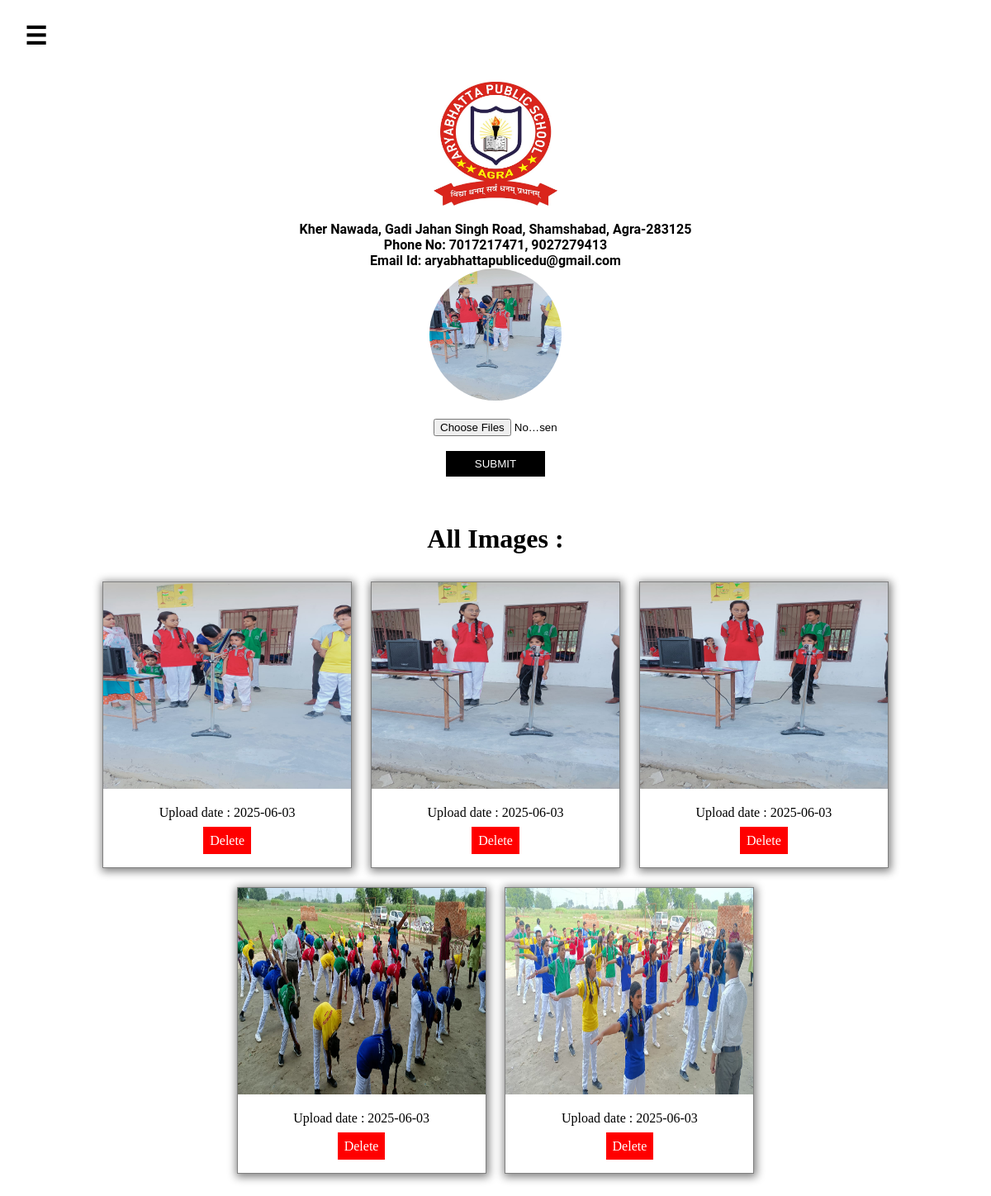
Screenshot of /activities (signed in) with the database file from the repository.
### school_app/models.py (models this page shows)
class activity(models.Model):
    activity=models.ImageField(upload_to='activity/images',default="")
    created_at = models.DateTimeField(auto_now_add=True)

### school_app/views.py (the view)
# urls.py: path("activities",views.Activities_images, name='Activities'),
@login_required(login_url='login')
def Activities_images(request):
    if request.method == 'POST':
        files = request.FILES.getlist('file')
        for file in files:
            new_instance = activity(activity=file)
            new_instance.save()
    top_obj = activity.objects.order_by('-id').first()
    images = activity.objects.order_by('-created_at')
    if(top_obj):
        top_obj = top_obj.activity.url
    context = {
        'images': images,
        'top' : top_obj,
    }
    return render(request, 'admin/activities.html', context)

### templates/admin/activities.html (shortened to what this page needs)
{% extends "admin/adminbase.html" %}
{% load static %}
{% block css %}{% static "addactivities.css" %}{% endblock css %}
{% block body %}
<form action="" method="POST" enctype="multipart/form-data">
    <img src="{{top}}" alt="" id="img">
    <br><br>
    <input type="file" name="file" id="file" multiple required>
    <br><br>
    <input type="submit" value="SUBMIT" id="btn">
</form>
<br><br>
<div class="content">
<h1>
    All Images :
</h1>
<div class="area">
{% for image in images %}
<div class="card">
    <img src="{{ image.activity.url }}" alt="{{ image.description }}" class="responsive-img" id="fetched_img">
    <div class="info">
        <p>Upload date : {{image.created_at|date:"Y-m-d"}}</p>
        <a href="{% url 'deleteActivities' image.id %}">Delete</a>
    </div>
</div>
{% endfor %}
</div>
</div>
{% endblock body %}

### static/addactivities.css (style rules this page uses)
form { text-align: center; }
.content { text-align: center; }
.area { display: flex; flex-wrap: wrap; justify-content: center; margin-top: 20px; }
#img { height: 10rem; width: 10rem; border-radius: 50%; }
#file { width: 150px; }
#btn { background-color: black; border: none; color: white; padding: 8px; width: 120px; }
.card { width: 300px; padding-bottom: 2%; border: 1px solid gray; box-shadow: 1px 2px 10px 2px gray; margin: 1%; float: left; }
.card img { width: 100%; height: 250px; }
.card .info a { text-decoration: none; background-color: red; color: white; padding: 8px; }

### rows the page displays
activity: activity (picture), created_at "2025-06-03"
activity: activity (picture), created_at "2025-06-03"
activity: activity (picture), created_at "2025-06-03"
activity: activity (picture), created_at "2025-06-03"
activity: activity (picture), created_at "2025-06-03"
